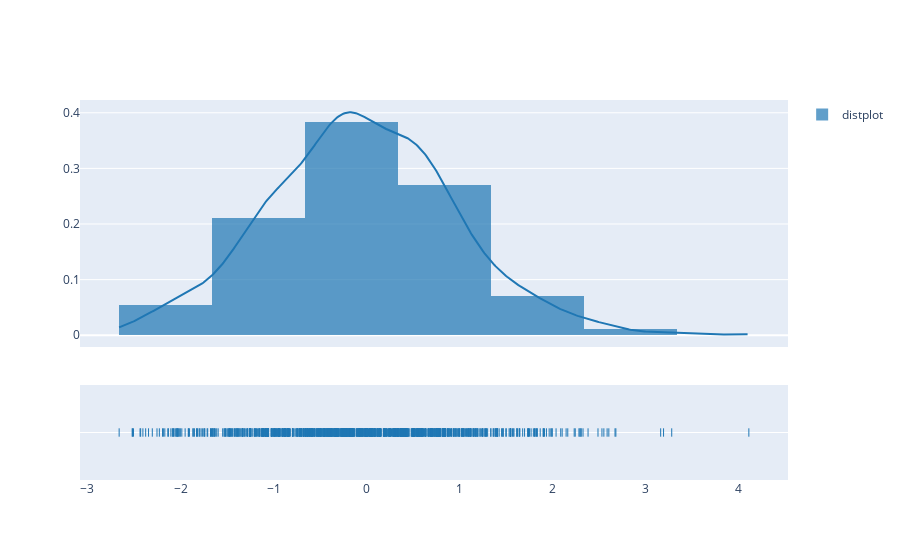

Write notebook code for a chart like this one.
### Code cell
#another way of plotting displot using plotly
import plotly.figure_factory as ff
import numpy as np
np.random.seed(2)

x = np.random.randn(1000)
hist_data = [x]
group_labels = ['distplot'] # name of the dataset

fig = ff.create_distplot(hist_data, group_labels)
fig.show()

### Figure 1 — Plotly figure (JSON) as saved in the notebook; plotly's stock layout.template omitted (floating-point values rounded to 4 significant figures; data arrays with more than 128 entries replaced by an {"elided": "..."} marker saying what was removed)
{"data": [{"autobinx": false, "histnorm": "probability density", "legendgroup": "distplot", "marker": {"color": "rgb(31, 119, 180)"}, "name": "distplot", "opacity": 0.7, "type": "histogram", "x": {"elided": "1000 float values"}, "xaxis": "x", "xbins": {"end": 4.109, "size": 1, "start": -2.659}, "yaxis": "y"}, {"legendgroup": "distplot", "marker": {"color": "rgb(31, 119, 180)"}, "mode": "lines", "name": "distplot", "showlegend": false, "type": "scatter", "x": {"elided": "500 float values"}, "xaxis": "x", "y": {"elided": "500 float values"}, "yaxis": "y"}, {"legendgroup": "distplot", "marker": {"color": "rgb(31, 119, 180)", "symbol": "line-ns-open"}, "mode": "markers", "name": "distplot", "showlegend": false, "type": "scatter", "x": {"elided": "1000 float values"}, "xaxis": "x", "y": {"elided": "1000 str values"}, "yaxis": "y2"}], "layout": {"barmode": "overlay", "hovermode": "closest", "legend": {"traceorder": "reversed"}, "xaxis": {"anchor": "y2", "domain": [0, 1], "zeroline": false}, "yaxis": {"anchor": "free", "domain": [0.35, 1], "position": 0}, "yaxis2": {"anchor": "x", "domain": [0, 0.25], "dtick": 1, "showticklabels": false}}}
